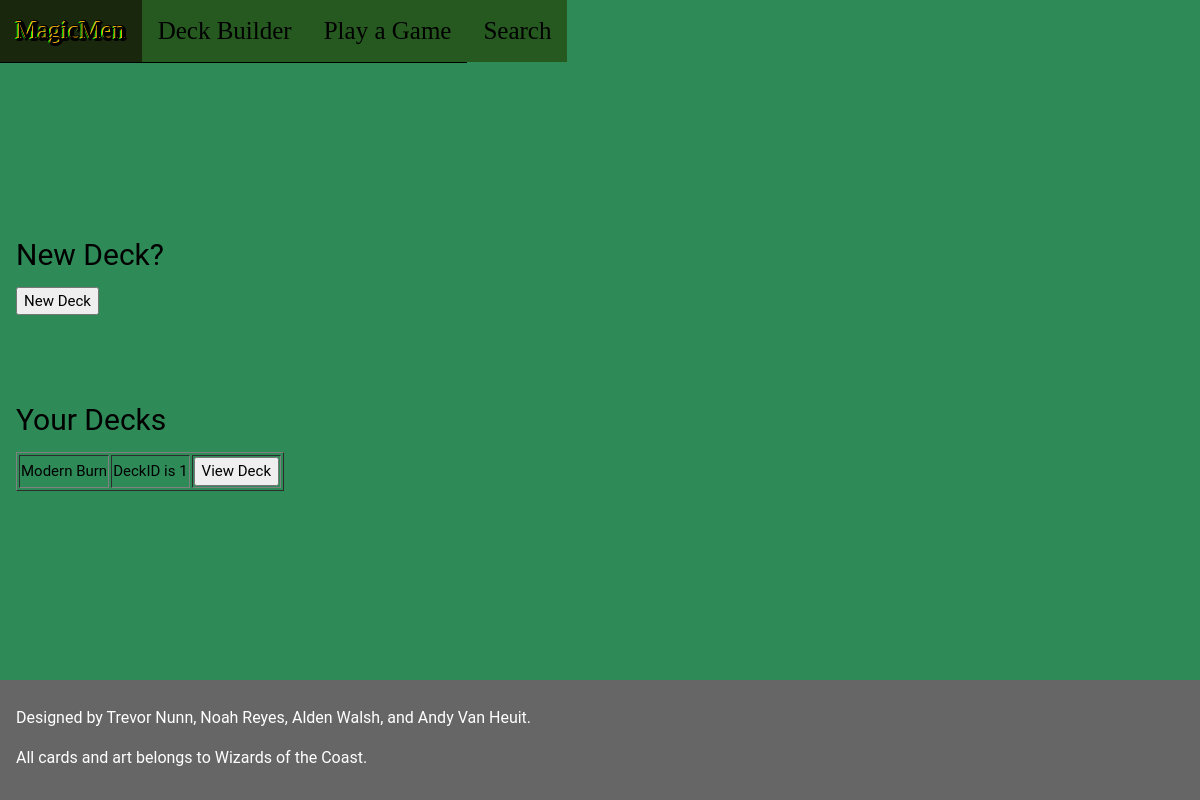
The page /deckBuilder.php on the database as committed earlier.
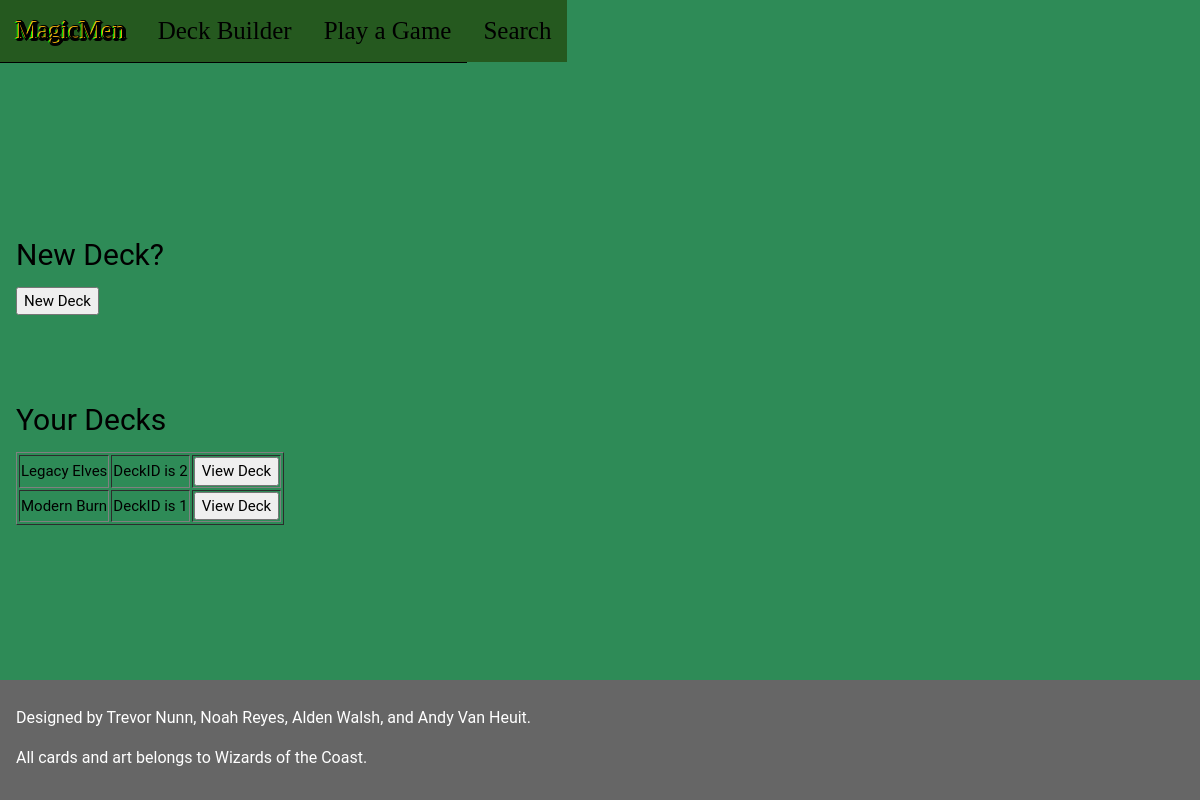
The same page on the database as committed later.
### tables this page shows
CREATE TABLE DeckInfo (
  deckID integer unique not null,
  playerID integer,
  deckName text,
  deckSize integer,
  primary key (deckID, playerID),
  foreign key (playerID) references Players(playerID)
    on update cascade
    on delete cascade
);

### deckBuilder.php (the view, shortened to what this page needs)
<!DOCTYPE html>
<html>
<link rel="stylesheet" href="normal.css">
<body style="background-image:url('deckbuilderbackground.jpg')">
  <div class="w3-top">
    <ul class="w3-navbar w3-theme w3-top w3-left-align w3-large">
      <li><a href="indexLoggedIn.html"><div id="header">MagicMen</div></a></li>
      <div>
        <li><a href="deckBuilder.php"><div id="navbar">Deck Builder</div></a></li>
        <li><a href="playgame.php"><div id="navbar">Play a Game</div></a></li>
        <li><a href="search.html"><div id="navbar">Search</div></a></li>
      </div>
    </ul>
  </div>
<br><br><br><br><br><br><br>
  <div id="textbox">
    <div class="w3-row w3-padding-64">
      <div class="w3-twothird w3-container">
        <h2>New Deck?</h2>
        <a href="newDeck.php"><button>New Deck</button></a>
      </div>
    </div>
    <div class="w3-row w3-padding-8">
      <div class="w3-twothird w3-container">
        <h2>Your Decks</h2>
          <?php
          try
          {
            $db = new PDO('sqlite:./database/mtgcard.db');
            $db->setAttribute(PDO::ATTR_ERRMODE, PDO::ERRMODE_EXCEPTION);
            $result = $db->query("SELECT deckID, deckName FROM DeckInfo ORDER BY deckName;");
            echo '<table border="1">';
            foreach($result as $tuple)
            {
              echo '<tr><td>';
              echo "$tuple[deckName]";
              echo '</td><td>';
              echo "DeckID is $tuple[deckID]";
              echo '</td><td>';
              echo '<form action="deckViewer.php" method="POST">';
              echo '<input type="submit" value="View Deck"></form>';
              echo '</td></tr>';
            }
            echo '</table>';
          }
          catch(PDOException $e)
          {
            die('Exception : '.$e->getMessage());
          }
          ?>
        </div>
      </div>
    </div>
<footer id="myFooter">
  <div id="footer" class="w3-container w3-theme-l2 w3-padding-16">
    <h6>Designed by Trevor Nunn, Noah Reyes, Alden Walsh, and Andy Van Heuit.
      <p>
        All cards and art belongs to Wizards of the Coast.
      </h6>
    </div>
  </footer>
</body>
</html>

Rows that differ between the two databases and show on the page:
added deckinfo: deckName "Legacy Elves", deckID "2"
